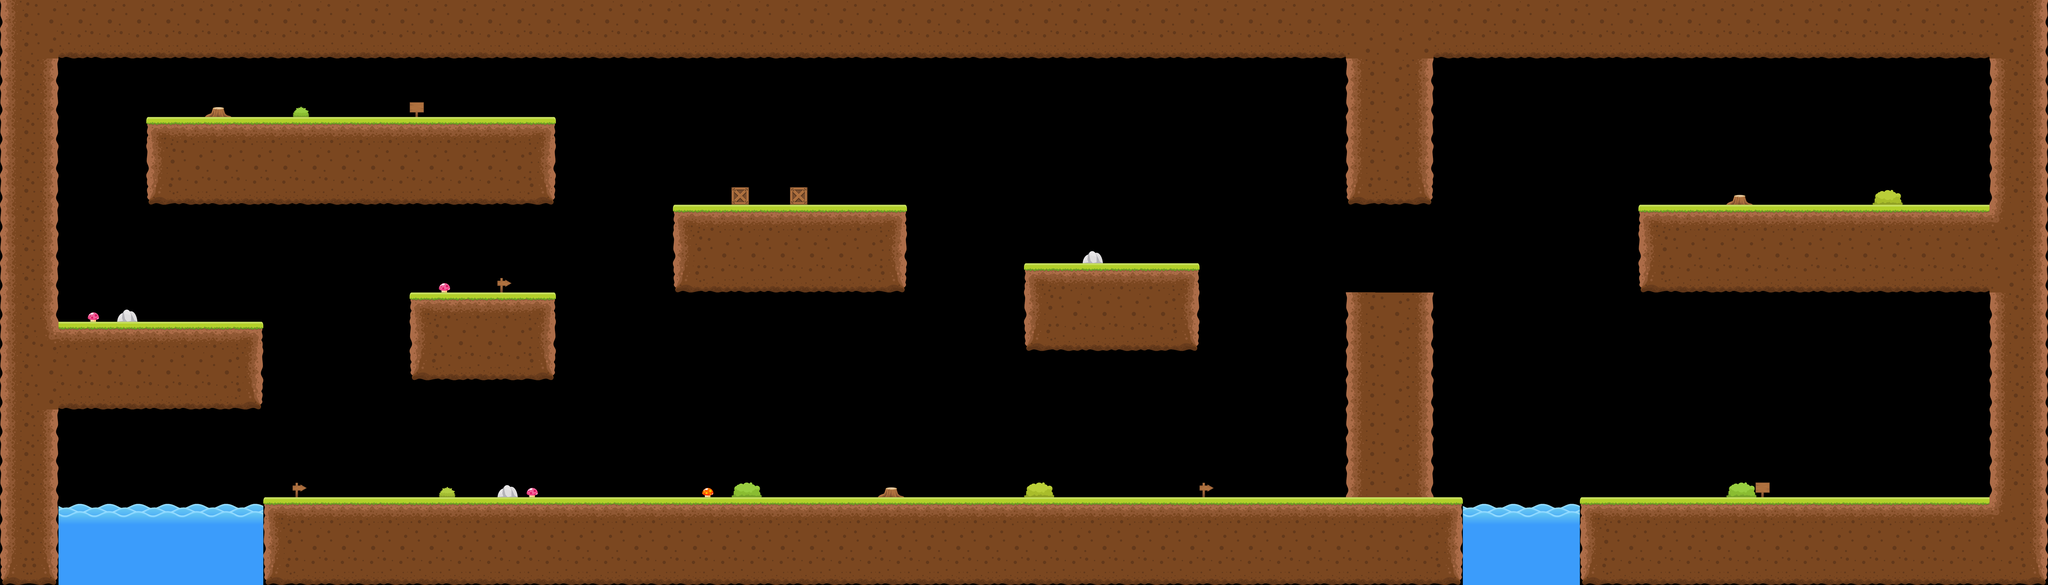

This game map was drawn from its Tiled (.tmx) file and the tilesets committed beside it. A one-line description and the full map source follow:
An orthogonal 70x20 tile map with 128x128 px tiles, 2 tile layers (static, empty).

<map version="1.0.0" orientation="orthogonal" renderorder="right-down" width="70" height="20" tilewidth="128" tileheight="128" nextobjectid="23">
 <tileset firstgid="1" source="tileset.tsx" />
 <layer name="static" width="70" height="20">
  <data encoding="csv">
0,0,0,0,0,0,0,0,0,0,0,0,0,0,0,0,0,0,0,0,0,0,0,0,0,0,0,0,0,0,0,0,0,0,0,0,0,0,0,0,0,0,0,0,0,0,0,0,0,0,0,0,0,0,0,0,0,0,0,0,0,0,0,0,0,0,0,0,0,0,
0,0,9,9,9,9,9,9,9,9,9,9,9,9,9,9,9,9,9,9,9,9,9,9,9,9,9,9,9,9,9,9,9,9,9,9,9,9,9,9,9,9,9,9,9,9,0,0,0,9,9,9,9,9,9,9,9,9,9,9,9,9,9,9,9,9,9,9,0,0,
0,6,0,0,0,0,0,0,0,0,0,0,0,0,0,0,0,0,0,0,0,0,0,0,0,0,0,0,0,0,0,0,0,0,0,0,0,0,0,0,0,0,0,0,0,0,4,0,6,0,0,0,0,0,0,0,0,0,0,0,0,0,0,0,0,0,0,0,4,0,
0,6,0,0,0,0,0,0,0,0,0,0,0,0,0,0,0,0,0,0,0,0,0,0,0,0,0,0,0,0,0,0,0,0,0,0,0,0,0,0,0,0,0,0,0,0,4,0,6,0,0,0,0,0,0,0,0,0,0,0,0,0,0,0,0,0,0,0,4,0,
0,6,0,0,0,1,2,2,2,2,2,2,2,2,2,2,2,2,3,0,0,0,0,0,0,0,0,0,0,0,0,0,0,0,0,0,0,0,0,0,0,0,0,0,0,0,4,0,6,0,0,0,0,0,0,0,0,0,0,0,0,0,0,0,0,0,0,0,4,0,
0,6,0,0,0,4,0,0,0,0,0,0,0,0,0,0,0,0,6,0,0,0,0,0,0,0,0,0,0,0,0,0,0,0,0,0,0,0,0,0,0,0,0,0,0,0,4,0,6,0,0,0,0,0,0,0,0,0,0,0,0,0,0,0,0,0,0,0,4,0,
0,6,0,0,0,12,9,9,9,9,9,9,9,9,9,9,9,9,16,0,0,0,0,0,0,0,0,0,0,0,0,0,0,0,0,0,0,0,0,0,0,0,0,0,0,0,12,9,16,0,0,0,0,0,0,0,0,0,0,0,0,0,0,0,0,0,0,0,4,0,
0,6,0,0,0,0,0,0,0,0,0,0,0,0,0,0,0,0,0,0,0,0,0,1,2,2,2,2,2,2,3,0,0,0,0,0,0,0,0,0,0,0,0,0,0,0,0,0,0,0,0,0,0,0,0,0,1,2,2,2,2,2,2,2,2,2,2,2,0,0,
0,6,0,0,0,0,0,0,0,0,0,0,0,0,0,0,0,0,0,0,0,0,0,4,0,0,0,0,0,0,6,0,0,0,0,0,0,0,0,0,0,0,0,0,0,0,0,0,0,0,0,0,0,0,0,0,4,0,0,0,0,0,0,0,0,0,0,0,0,0,
0,6,0,0,0,0,0,0,0,0,0,0,0,0,0,0,0,0,0,0,0,0,0,12,9,9,9,9,9,9,16,0,0,0,0,1,2,2,2,2,3,0,0,0,0,0,0,0,0,0,0,0,0,0,0,0,12,9,9,9,9,9,9,9,9,9,9,9,0,0,
0,6,0,0,0,0,0,0,0,0,0,0,0,0,1,2,2,2,3,0,0,0,0,0,0,0,0,0,0,0,0,0,0,0,0,4,0,0,0,0,6,0,0,0,0,0,4,5,6,0,0,0,0,0,0,0,0,0,0,0,0,0,0,0,0,0,0,0,4,0,
0,0,2,2,2,2,2,2,3,0,0,0,0,0,4,0,0,0,6,0,0,0,0,0,0,0,0,0,0,0,0,0,0,0,0,12,9,9,9,9,16,0,0,0,0,0,4,0,6,0,0,0,0,0,0,0,0,0,0,0,0,0,0,0,0,0,0,0,4,0,
0,0,0,0,0,0,0,0,6,0,0,0,0,0,12,9,9,9,16,0,0,0,0,0,0,0,0,0,0,0,0,0,0,0,0,0,0,0,0,0,0,0,0,0,0,0,4,0,6,0,0,0,0,0,0,0,0,0,0,0,0,0,0,0,0,0,0,0,4,0,
0,0,9,9,9,9,9,9,16,0,0,0,0,0,0,0,0,0,0,0,0,0,0,0,0,0,0,0,0,0,0,0,0,0,0,0,0,0,0,0,0,0,0,0,0,0,4,0,6,0,0,0,0,0,0,0,0,0,0,0,0,0,0,0,0,0,0,0,4,0,
0,6,0,0,0,0,0,0,0,0,0,0,0,0,0,0,0,0,0,0,0,0,0,0,0,0,0,0,0,0,0,0,0,0,0,0,0,0,0,0,0,0,0,0,0,0,4,0,6,0,0,0,0,0,0,0,0,0,0,0,0,0,0,0,0,0,0,0,4,0,
0,6,0,0,0,0,0,0,0,0,0,0,0,0,0,0,0,0,0,0,0,0,0,0,0,0,0,0,0,0,0,0,0,0,0,0,0,0,0,0,0,0,0,0,0,0,4,0,6,0,0,0,0,0,0,0,0,0,0,0,0,0,0,0,0,0,0,0,4,0,
0,6,0,0,0,0,0,0,0,0,0,0,0,0,0,0,0,0,0,0,0,0,0,0,0,0,0,0,0,0,0,0,0,0,0,0,0,0,0,0,0,0,0,0,0,0,4,0,6,0,0,0,0,0,0,0,0,0,0,0,0,0,0,0,0,0,0,0,4,0,
0,6,0,0,0,0,0,0,0,1,2,2,2,2,2,2,2,2,2,2,2,2,2,2,2,2,2,2,2,2,2,2,2,2,2,2,2,2,2,2,2,2,2,2,2,2,2,2,2,3,0,0,0,0,1,2,2,2,2,2,2,2,2,2,2,2,2,2,0,0,
0,6,0,0,0,0,0,0,0,4,0,0,0,0,0,0,0,0,0,0,0,0,0,0,0,0,0,0,0,0,0,0,0,0,0,0,0,0,0,0,0,0,0,0,0,0,0,0,0,6,0,0,0,0,4,0,0,0,0,0,0,0,0,0,0,0,0,0,0,0,
0,16,0,0,0,0,0,0,0,12,0,0,0,0,0,0,0,0,0,0,0,0,0,0,0,0,0,0,0,0,0,0,0,0,0,0,0,0,0,0,0,0,0,0,0,0,0,0,0,16,0,0,0,0,12,0,0,0,0,0,0,0,0,0,0,0,0,0,0,0
</data>
 </layer>
 <layer name="empty" width="70" height="20">
  <data encoding="csv">
4,5,5,5,5,5,5,5,5,5,5,5,5,5,5,5,5,5,5,5,5,5,5,5,5,5,5,5,5,5,5,5,5,5,5,5,5,5,5,5,5,5,5,5,5,5,5,5,5,5,5,5,5,5,5,5,5,5,5,5,5,5,5,5,5,5,5,5,5,6,
4,5,0,0,0,0,0,0,0,0,0,0,0,0,0,0,0,0,0,0,0,0,0,0,0,0,0,0,0,0,0,0,0,0,0,0,0,0,0,0,0,0,0,0,0,0,5,5,5,0,0,0,0,0,0,0,0,0,0,0,0,0,0,0,0,0,0,0,5,6,
4,0,0,0,0,0,0,0,0,0,0,0,0,0,0,0,0,0,0,0,0,0,0,0,0,0,0,0,0,0,0,0,0,0,0,0,0,0,0,0,0,0,0,0,0,0,0,5,0,0,0,0,0,0,0,0,0,0,0,0,0,0,0,0,0,0,0,0,0,6,
4,0,0,0,0,0,0,30,0,0,22,0,0,0,27,0,0,0,0,0,0,0,0,0,0,0,0,0,0,0,0,0,0,0,0,0,0,0,0,0,0,0,0,0,0,0,0,5,0,0,0,0,0,0,0,0,0,0,0,0,0,0,0,0,0,0,0,0,0,6,
4,0,0,0,0,0,0,0,0,0,0,0,0,0,0,0,0,0,0,0,0,0,0,0,0,0,0,0,0,0,0,0,0,0,0,0,0,0,0,0,0,0,0,0,0,0,0,5,0,0,0,0,0,0,0,0,0,0,0,0,0,0,0,0,0,0,0,0,0,6,
4,0,0,0,0,0,5,5,5,5,5,5,5,5,5,5,5,5,0,0,0,0,0,0,0,0,0,0,0,0,0,0,0,0,0,0,0,0,0,0,0,0,0,0,0,0,0,5,0,0,0,0,0,0,0,0,0,0,0,0,0,0,0,0,0,0,0,0,0,6,
4,0,0,0,0,0,0,0,0,0,0,0,0,0,0,0,0,0,0,0,0,0,0,0,0,19,0,19,0,0,0,0,0,0,0,0,0,0,0,0,0,0,0,0,0,0,0,0,0,0,0,0,0,0,0,0,0,0,0,30,0,0,0,0,21,0,0,0,0,6,
4,0,0,0,0,0,0,0,0,0,0,0,0,0,0,0,0,0,0,0,0,0,0,0,0,0,0,0,0,0,0,0,0,0,0,0,0,0,0,0,0,0,0,0,0,0,0,0,0,0,0,0,0,0,0,0,0,0,0,0,0,0,0,0,0,0,0,0,8,6,
4,0,0,0,0,0,0,0,0,0,0,0,0,0,0,0,0,0,0,0,0,0,0,0,5,5,5,5,5,5,0,0,0,0,0,0,0,29,0,0,0,0,0,0,0,0,0,0,0,0,0,0,0,0,0,0,0,5,5,5,5,5,5,5,5,5,5,5,5,6,
4,0,0,0,0,0,0,0,0,0,0,0,0,0,0,25,0,28,0,0,0,0,0,0,0,0,0,0,0,0,0,0,0,0,0,0,0,0,0,0,0,0,0,0,0,0,0,0,0,0,0,0,0,0,0,0,0,0,0,0,0,0,0,0,0,0,0,0,5,6,
4,0,0,25,29,0,0,0,0,0,0,0,0,0,0,0,0,0,0,0,0,0,0,0,0,0,0,0,0,0,0,0,0,0,0,0,5,5,5,5,0,0,0,0,0,0,0,0,0,0,0,0,0,0,0,0,0,0,0,0,0,0,0,0,0,0,0,0,0,6,
4,10,0,0,0,0,0,0,0,0,0,0,0,0,0,5,5,5,0,0,0,0,0,0,0,0,0,0,0,0,0,0,0,0,0,0,0,0,0,0,0,0,0,0,0,0,0,5,0,0,0,0,0,0,0,0,0,0,0,0,0,0,0,0,0,0,0,0,0,6,
4,5,5,5,5,5,5,5,0,0,0,0,0,0,0,0,0,0,0,0,0,0,0,0,0,0,0,0,0,0,0,0,0,0,0,0,0,0,0,0,0,0,0,0,0,0,0,5,0,0,0,0,0,0,0,0,0,0,0,0,0,0,0,0,0,0,0,0,0,6,
4,5,0,0,0,0,0,0,0,0,0,0,0,0,0,0,0,0,0,0,0,0,0,0,0,0,0,0,0,0,0,0,0,0,0,0,0,0,0,0,0,0,0,0,0,0,0,5,0,0,0,0,0,0,0,0,0,0,0,0,0,0,0,0,0,0,0,0,0,6,
4,0,0,0,0,0,0,0,0,0,0,0,0,0,0,0,0,0,0,0,0,0,0,0,0,0,0,0,0,0,0,0,0,0,0,0,0,0,0,0,0,0,0,0,0,0,0,5,0,0,0,0,0,0,0,0,0,0,0,0,0,0,0,0,0,0,0,0,0,6,
4,0,0,0,0,0,0,0,0,0,0,0,0,0,0,0,0,0,0,0,0,0,0,0,0,0,0,0,0,0,0,0,0,0,0,0,0,0,0,0,0,0,0,0,0,0,0,5,0,0,0,0,0,0,0,0,0,0,0,0,0,0,0,0,0,0,0,0,0,6,
4,0,0,0,0,0,0,0,0,0,28,0,0,0,0,23,0,29,25,0,0,0,0,0,26,20,0,0,0,0,30,0,0,0,0,21,0,0,0,0,0,28,0,0,0,0,0,5,0,0,0,0,0,0,0,0,0,0,0,20,27,0,0,0,0,0,0,0,0,6,
4,0,17,17,17,17,17,17,17,0,0,0,0,0,0,0,0,0,0,0,0,0,0,0,0,0,0,0,0,0,0,0,0,0,0,0,0,0,0,0,0,0,0,0,0,0,0,0,0,0,17,17,17,17,0,0,0,0,0,0,0,0,0,0,0,0,0,0,8,6,
4,0,18,18,18,18,18,18,18,0,5,5,5,5,5,5,5,5,5,5,5,5,5,5,5,5,5,5,5,5,5,5,5,5,5,5,5,5,5,5,5,5,5,5,5,5,5,5,5,0,18,18,18,18,0,5,5,5,5,5,5,5,5,5,5,5,5,5,5,6,
12,0,18,18,18,18,18,18,18,0,9,9,9,9,9,9,9,9,9,9,9,9,9,9,9,9,9,9,9,9,9,9,9,9,9,9,9,9,9,9,9,9,9,9,9,9,9,9,9,0,18,18,18,18,0,9,9,9,9,9,9,9,9,9,9,9,9,9,9,16
</data>
 </layer>
</map>
